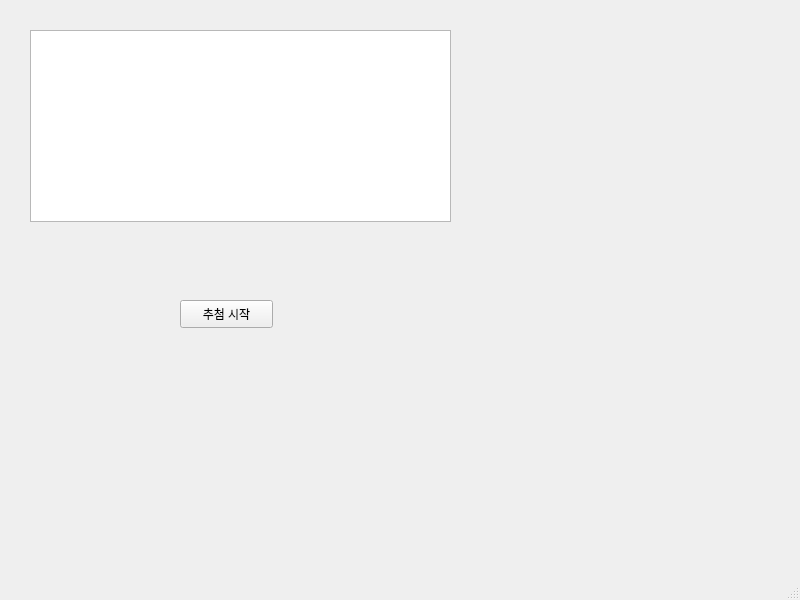
<?xml version="1.0" encoding="UTF-8"?>
<ui version="4.0">
 <class>MainWindow</class>
 <widget class="QMainWindow" name="MainWindow">
  <property name="geometry">
   <rect>
    <x>0</x>
    <y>0</y>
    <width>800</width>
    <height>600</height>
   </rect>
  </property>
  <property name="windowTitle">
   <string>MainWindow</string>
  </property>
  <widget class="QWidget" name="centralwidget">
   <widget class="QPushButton" name="pushButton">
    <property name="geometry">
     <rect>
      <x>180</x>
      <y>300</y>
      <width>93</width>
      <height>28</height>
     </rect>
    </property>
    <property name="text">
     <string>추첨 시작</string>
    </property>
   </widget>
   <widget class="QListView" name="listView">
    <property name="geometry">
     <rect>
      <x>30</x>
      <y>30</y>
      <width>421</width>
      <height>192</height>
     </rect>
    </property>
   </widget>
  </widget>
  <widget class="QMenuBar" name="menubar">
   <property name="geometry">
    <rect>
     <x>0</x>
     <y>0</y>
     <width>800</width>
     <height>26</height>
    </rect>
   </property>
  </widget>
  <widget class="QStatusBar" name="statusbar"/>
 </widget>
 <resources/>
 <connections/>
</ui>
